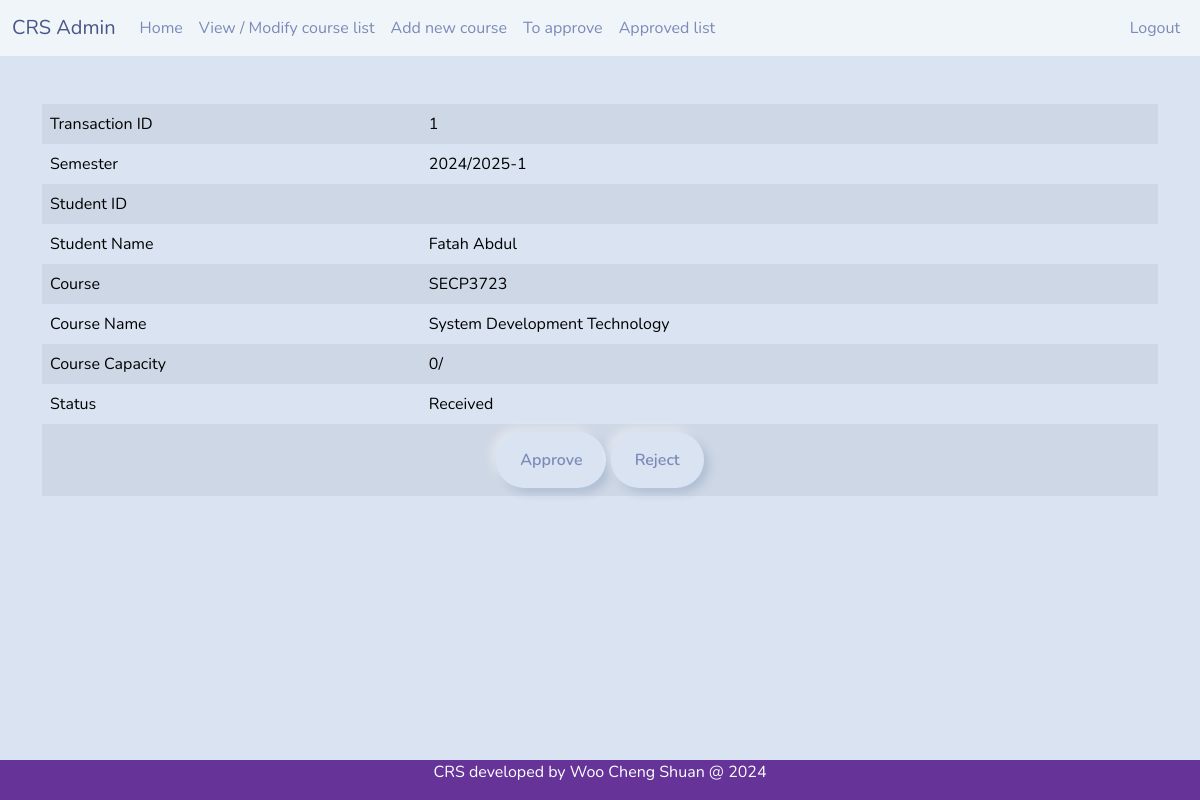
The app's page /courseapprovalprocess.php?id=1 (signed in) with its own data.
### tables this page shows
CREATE TABLE `tb_registration` (
  `r_tid` int(11) NOT NULL COMMENT 'This is the transaction ID',
  `r_student` varchar(10) NOT NULL,
  `r_course` varchar(10) NOT NULL,
  `r_sem` varchar(11) NOT NULL,
  `r_status` int(11) NOT NULL
);

CREATE TABLE `tb_user` (
  `u_sno` varchar(10) NOT NULL,
  `u_pwd` varchar(20) NOT NULL,
  `u_name` varchar(50) NOT NULL,
  `u_contact` int(11) NOT NULL,
  `u_state` varchar(20) NOT NULL,
  `u_req` timestamp NULL DEFAULT NULL,
  `u_email` varchar(30) NOT NULL,
  `u_utype` int(11) NOT NULL
);

CREATE TABLE `tb_course` (
  `c_code` varchar(10) NOT NULL,
  `c_name` varchar(30) NOT NULL,
  `c_credit` int(11) NOT NULL,
  `c_lec` varchar(10) NOT NULL
);

CREATE TABLE `tb_regstatus` (
  `s_id` int(11) NOT NULL,
  `s_desc` varchar(20) NOT NULL
);

### courseapprovalprocess.php (the view, shortened to what this page needs)
<?php
include 'headeradvisor.php';
include 'dbconnect.php';
if(isset($_GET['id'])) {
  $tid = $_GET['id'];
}
$sql = "SELECT r.*, u.u_name, c.*, s.s_desc,
        (SELECT COUNT(*) FROM tb_registration
         WHERE r_course = r.r_course
         AND r_status = 2) as current_students
        FROM tb_registration r
        LEFT JOIN tb_user u ON r.r_student = u.u_sno
        LEFT JOIN tb_course c ON r.r_course = c.c_code
        LEFT JOIN tb_regstatus s ON r.r_status = s.s_id
        WHERE r_tid = '$tid'";
$result = mysqli_query($con, $sql);
$row = mysqli_fetch_array($result);
?>
<div class="container">
<br><br>
<table class="table table-striped table-hover">
  <tr>
    <td>Transaction ID</td>
    <td><?php echo $row['r_tid'];?></td>
  </tr>
  <tr>
    <td>Semester</td>
    <td><?php echo $row['r_sem'];?></td>
  </tr>
  <tr>
    <td>Student ID</td>
    <td><?php echo $row['u_sno'];?></td>
  </tr>
  <tr>
    <td>Student Name</td>
    <td><?php echo $row['u_name'];?></td>
  </tr>
  <tr>
    <td>Course</td>
    <td><?php echo $row['r_course'];?></td>
  </tr>
  <tr>
    <td>Course Name</td>
    <td><?php echo $row['c_name'];?></td>
  </tr>
  <tr>
    <td>Course Capacity</td>
    <td><?php echo $row['current_students']."/".$row['c_maxstudent'];?></td>
  </tr>
  <tr>
    <td>Status</td>
    <td><?php echo $row['s_desc'];?></td>
  </tr>
  <tr>
    <td colspan="2" class="text-center">
      <?php if($row['r_status'] == 1) {  ?>
        <a href="updatestatus.php?tid=<?php echo $tid; ?>&status=2" class="btn btn-success">Approve</a>
        <a href="updatestatus.php?tid=<?php echo $tid; ?>&status=3" class="btn btn-danger">Reject</a>
      <?php } ?>
    </td>
  </tr>
</table>
</div>
<?php include 'footer.php';?>

### records on screen
tb_registration: r_tid "1", r_sem "2024/2025-1", r_student.u_name "Fatah Abdul", r_course "SECP3723", r_course.c_name "System Development Technology", r_status.s_desc "Received"

### other values on screen
$row['current_students'] "0"
